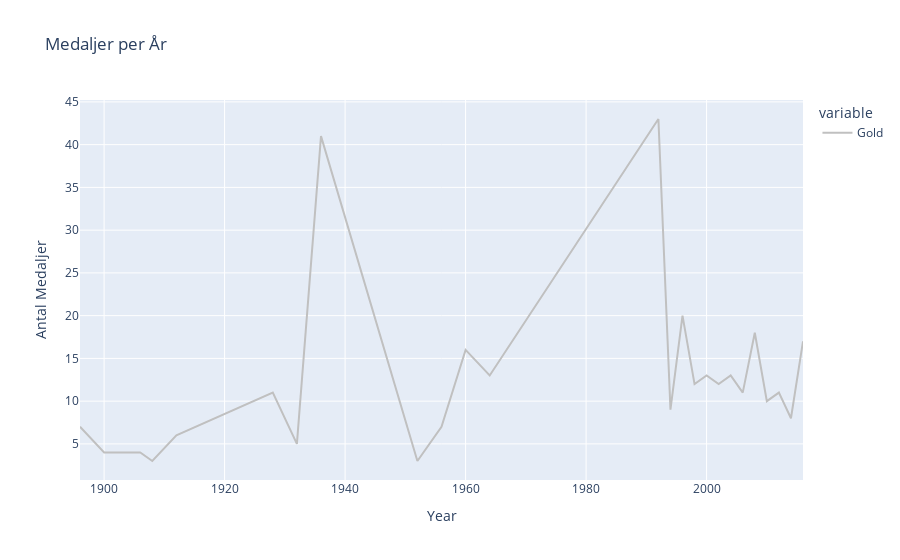

Here is the notebook cell this chart was saved with:
### Code cell
ny_team_variabel["Medaltot"] = 1

df_grouped = ny_team_variabel.groupby(['Year', 'Medal']).sum().reset_index()

# Omstrukturera data för att skapa en kolumn per medaljtyp
df_pivot = df_grouped.pivot(index='Year', columns='Medal', values='Medaltot')
df_pivot_g = df_pivot["Gold"]
df_pivot_s = df_pivot["Silver"]
df_pivot_b = df_pivot["Bronze"]
# ger_df = df[df["NOC"] == "GER"]

# Skapa linjediagram
fig = px.line(df_pivot_g, title="Medaljer per År",  color_discrete_sequence=color1, labels={'value': 'Antal Medaljer'})
fig.show()

# fig = px.line(ny_team_variabel, x="Year", y="Medaltot", color="Medal", color_discrete_sequence=color1, width=500, height=500)
# fig.update_layout(title="Tyska Nationella Medaljer", xaxis_title="År", yaxis_title="Antal")
# fig.show()

### Figure 1 — Plotly figure (JSON) as saved in the notebook; plotly's stock layout.template omitted (floating-point values rounded to 4 significant figures)
{"data": [{"hovertemplate": "variable=Gold<br>Year=%{x}<br>Antal Medaljer=%{y}<extra></extra>", "legendgroup": "Gold", "line": {"color": "silver", "dash": "solid"}, "marker": {"symbol": "circle"}, "mode": "lines", "name": "Gold", "orientation": "v", "showlegend": true, "type": "scatter", "x": [1896, 1900, 1904, 1906, 1908, 1912, 1928, 1932, 1936, 1952, 1956, 1960, 1964, 1992, 1994, 1996, 1998, 2000, 2002, 2004, 2006, 2008, 2010, 2012, 2014, 2016], "xaxis": "x", "y": [7, 4, 4, 4, 3, 6, 11, 5, 41, 3, 7, 16, 13, 43, 9, 20, 12, 13, 12, 13, 11, 18, 10, 11, 8, 17], "yaxis": "y"}], "layout": {"legend": {"title": {"text": "variable"}, "tracegroupgap": 0}, "title": {"text": "Medaljer per År"}, "xaxis": {"anchor": "y", "domain": [0, 1], "title": {"text": "Year"}}, "yaxis": {"anchor": "x", "domain": [0, 1], "title": {"text": "Antal Medaljer"}}}}
